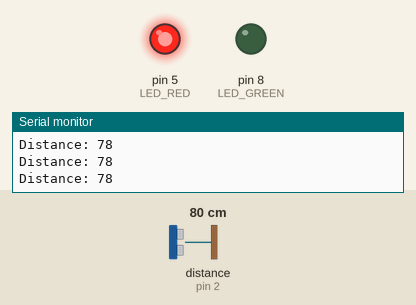
The sketch below on a simulated Arduino Uno, built with avr-gcc and run on an emulated ATmega328P. On the bench: output pins drawn as LEDs (lit = HIGH), the last lines printed to the serial monitor. Wiring (inferred from the names in the program): ultrasonic range finder: trigger pin 3; echo pin 2. The test bench sets the inputs (shaded band); at power-on: distance to the obstacle (sensor on pin 2) 80 cm. The echo pulse lasts 58.3 µs per cm; pins used as bus, display or sensor lines are not drawn.

Above: at 1.2 s.
1.3 s: distance to the obstacle (sensor on pin 2) set to 98 cm
2.8 s: distance to the obstacle (sensor on pin 2) set to 106 cm
At 4.0 s:
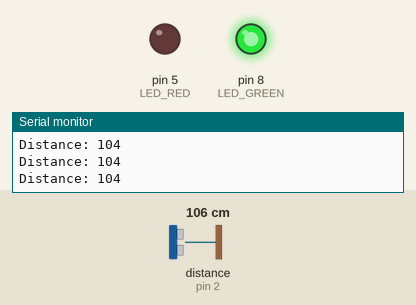
4.3 s: distance to the obstacle (sensor on pin 2) set to 2 cm
At 4.9 s:
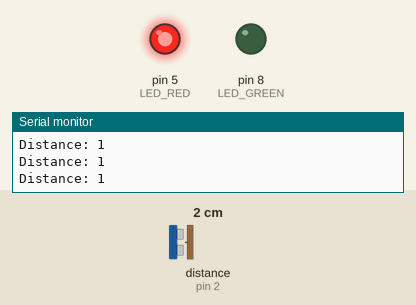
5.8 s: distance to the obstacle (sensor on pin 2) set to 120 cm
At 6.8 s:
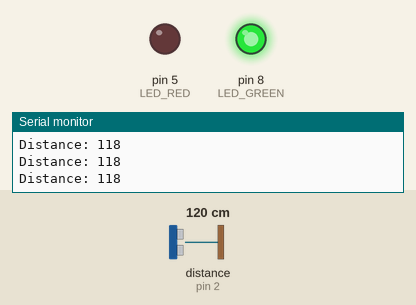
Timing chart, 0 to 8.3 s (numbered marks = the images above; inputs shaded):
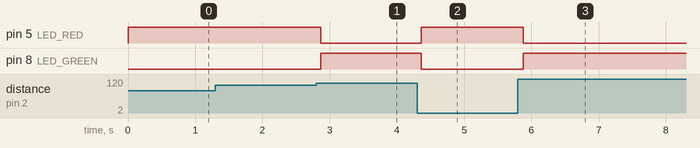

The sketch:

ultrasonic.ino
```cpp
#include <Arduino.h>

// =============================
// PIN DEFINITIONS
// =============================
#define TRIG 3
#define ECHO 2
#define LED_RED 5
#define LED_GREEN 8

// =============================
// ULTRASONIC FUNCTION
// =============================
long getDistanceCM() {
  digitalWrite(TRIG, LOW);
  delayMicroseconds(2);

  digitalWrite(TRIG, HIGH);
  delayMicroseconds(10);
  digitalWrite(TRIG, LOW);

  long duration = pulseIn(ECHO, HIGH, 30000); // timeout 30ms
  long distance = duration * 0.034 / 2;       // convert to cm

  return distance;
}

void setup() {
  pinMode(TRIG, OUTPUT);
  pinMode(ECHO, INPUT);

  pinMode(LED_RED, OUTPUT);
  pinMode(LED_GREEN, OUTPUT);

  Serial.begin(115200);
}

void loop() {
  long distance = getDistanceCM();
  Serial.print("Distance: ");
  Serial.println(distance);

  // =============================
  // NORMAL: GREEN ON
  // OBJECT DETECTED: RED ON
  // =============================
  if (distance > 0 && distance < 100) {
    // Detected < 100 cm -> turn RED
    digitalWrite(LED_RED, HIGH);
    digitalWrite(LED_GREEN, LOW);
  }
  else {
    // No object -> remain GREEN
    digitalWrite(LED_RED, LOW);
    digitalWrite(LED_GREEN, HIGH);
  }

  delay(100);
}
```

Measured:
- the behaviour switches between 101 and 102 cm on distance to the obstacle (sensor on pin 2) (found by bisection; images 0 and 1)
- after the input at 2.8 s, pin 5 (LED_RED): HIGH → LOW after 0.07 s; pin 8 (LED_GREEN): LOW → HIGH after 0.07 s
- after the input at 4.3 s, pin 5 (LED_RED): LOW → HIGH after 0.06 s; pin 8 (LED_GREEN): HIGH → LOW after 0.06 s
- after the input at 5.8 s, pin 5 (LED_RED): HIGH → LOW after 0.08 s; pin 8 (LED_GREEN): LOW → HIGH after 0.08 s
